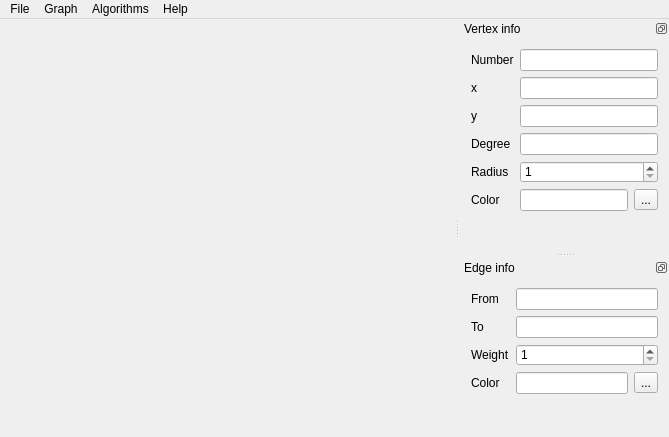
<?xml version="1.0" encoding="UTF-8"?>
<ui version="4.0">
 <class>MainWindow</class>
 <widget class="QMainWindow" name="MainWindow">
  <property name="geometry">
   <rect>
    <x>0</x>
    <y>0</y>
    <width>669</width>
    <height>437</height>
   </rect>
  </property>
  <property name="windowTitle">
   <string>Graph Builder</string>
  </property>
  <property name="windowIcon">
   <iconset resource="Resourses/resourses.qrc">
    <normaloff>:/icons/Main.png</normaloff>:/icons/Main.png</iconset>
  </property>
  <property name="styleSheet">
   <string notr="true">selection-background-color: rgb(0, 144, 0);</string>
  </property>
  <property name="documentMode">
   <bool>true</bool>
  </property>
  <property name="dockOptions">
   <set>QMainWindow::AllowTabbedDocks|QMainWindow::AnimatedDocks|QMainWindow::VerticalTabs</set>
  </property>
  <widget class="QWidget" name="centralWidget"/>
  <widget class="QMenuBar" name="menuBar">
   <property name="geometry">
    <rect>
     <x>0</x>
     <y>0</y>
     <width>669</width>
     <height>26</height>
    </rect>
   </property>
   <widget class="QMenu" name="menuFile">
    <property name="title">
     <string>File</string>
    </property>
    <addaction name="actionOpen"/>
    <addaction name="actionSave"/>
    <addaction name="actionSave_As"/>
    <addaction name="separator"/>
    <addaction name="actionOptions"/>
    <addaction name="separator"/>
    <addaction name="actionQuit"/>
   </widget>
   <widget class="QMenu" name="menuAbout">
    <property name="title">
     <string>Help</string>
    </property>
    <addaction name="actionAbout"/>
    <addaction name="actionAbout_Qt"/>
   </widget>
   <widget class="QMenu" name="menuGraph">
    <property name="title">
     <string>Graph</string>
    </property>
    <addaction name="actionDock_visible"/>
    <addaction name="actionRib_info"/>
    <addaction name="separator"/>
    <addaction name="actionOriented"/>
    <addaction name="actionClear"/>
   </widget>
   <widget class="QMenu" name="menuAlgorithms">
    <property name="title">
     <string>Algorithms</string>
    </property>
    <widget class="QMenu" name="menuChange_algorithm">
     <property name="title">
      <string>Change algorithm</string>
     </property>
     <addaction name="actionBFS"/>
     <addaction name="actionDFS"/>
     <addaction name="actionDijkstra"/>
     <addaction name="actionMinOstP"/>
     <addaction name="actionMinOstK"/>
    </widget>
    <addaction name="actionRun_algorithm"/>
    <addaction name="menuChange_algorithm"/>
   </widget>
   <addaction name="menuFile"/>
   <addaction name="menuGraph"/>
   <addaction name="menuAlgorithms"/>
   <addaction name="menuAbout"/>
  </widget>
  <widget class="QDockWidget" name="VertexDockWidget">
   <property name="features">
    <set>QDockWidget::DockWidgetFloatable|QDockWidget::DockWidgetMovable</set>
   </property>
   <property name="windowTitle">
    <string>Vertex info</string>
   </property>
   <attribute name="dockWidgetArea">
    <number>2</number>
   </attribute>
   <widget class="QWidget" name="dockWidgetContents">
    <layout class="QGridLayout" name="gridLayout">
     <item row="2" column="1">
      <widget class="QLineEdit" name="VYLineEdit">
       <property name="readOnly">
        <bool>true</bool>
       </property>
      </widget>
     </item>
     <item row="4" column="1">
      <widget class="QSpinBox" name="VRadiusSpinBox">
       <property name="minimum">
        <number>1</number>
       </property>
       <property name="maximum">
        <number>1000</number>
       </property>
      </widget>
     </item>
     <item row="0" column="0">
      <widget class="QLabel" name="label">
       <property name="text">
        <string>Number</string>
       </property>
      </widget>
     </item>
     <item row="1" column="1">
      <widget class="QLineEdit" name="VXLineEdit">
       <property name="readOnly">
        <bool>true</bool>
       </property>
      </widget>
     </item>
     <item row="2" column="0">
      <widget class="QLabel" name="label_3">
       <property name="text">
        <string>y</string>
       </property>
      </widget>
     </item>
     <item row="4" column="0">
      <widget class="QLabel" name="label_4">
       <property name="text">
        <string>Radius</string>
       </property>
      </widget>
     </item>
     <item row="6" column="1">
      <layout class="QHBoxLayout" name="horizontalLayout">
       <item>
        <widget class="QLineEdit" name="VColorLineEdit">
         <property name="readOnly">
          <bool>true</bool>
         </property>
        </widget>
       </item>
       <item>
        <widget class="QToolButton" name="VColorToolButton">
         <property name="text">
          <string>...</string>
         </property>
        </widget>
       </item>
      </layout>
     </item>
     <item row="7" column="1">
      <spacer name="verticalSpacer">
       <property name="orientation">
        <enum>Qt::Vertical</enum>
       </property>
       <property name="sizeHint" stdset="0">
        <size>
         <width>20</width>
         <height>40</height>
        </size>
       </property>
      </spacer>
     </item>
     <item row="0" column="1">
      <widget class="QLineEdit" name="VNumberLineEdit">
       <property name="readOnly">
        <bool>true</bool>
       </property>
      </widget>
     </item>
     <item row="1" column="0">
      <widget class="QLabel" name="label_2">
       <property name="text">
        <string>x</string>
       </property>
      </widget>
     </item>
     <item row="6" column="0">
      <widget class="QLabel" name="label_6">
       <property name="text">
        <string>Color</string>
       </property>
      </widget>
     </item>
     <item row="3" column="1">
      <widget class="QLineEdit" name="VDegreeLineEdit">
       <property name="readOnly">
        <bool>true</bool>
       </property>
      </widget>
     </item>
     <item row="3" column="0">
      <widget class="QLabel" name="label_5">
       <property name="text">
        <string>Degree</string>
       </property>
      </widget>
     </item>
    </layout>
   </widget>
  </widget>
  <widget class="QDockWidget" name="RibDockWidget">
   <property name="features">
    <set>QDockWidget::DockWidgetFloatable|QDockWidget::DockWidgetMovable</set>
   </property>
   <property name="windowTitle">
    <string>Edge info</string>
   </property>
   <attribute name="dockWidgetArea">
    <number>2</number>
   </attribute>
   <widget class="QWidget" name="dockWidgetContents_2">
    <layout class="QGridLayout" name="gridLayout_2">
     <item row="1" column="0">
      <widget class="QLabel" name="label_8">
       <property name="text">
        <string>To</string>
       </property>
      </widget>
     </item>
     <item row="1" column="1">
      <widget class="QLineEdit" name="RToLineEdit"/>
     </item>
     <item row="2" column="0">
      <widget class="QLabel" name="label_9">
       <property name="text">
        <string>Weight</string>
       </property>
      </widget>
     </item>
     <item row="2" column="1">
      <widget class="QSpinBox" name="RWeightSpinBox">
       <property name="minimum">
        <number>1</number>
       </property>
       <property name="maximum">
        <number>1000</number>
       </property>
      </widget>
     </item>
     <item row="3" column="0">
      <widget class="QLabel" name="label_10">
       <property name="text">
        <string>Color</string>
       </property>
      </widget>
     </item>
     <item row="3" column="1">
      <layout class="QHBoxLayout" name="horizontalLayout_2">
       <item>
        <widget class="QLineEdit" name="RColorLineEdit"/>
       </item>
       <item>
        <widget class="QToolButton" name="RColorToolButton">
         <property name="text">
          <string>...</string>
         </property>
        </widget>
       </item>
      </layout>
     </item>
     <item row="0" column="0">
      <widget class="QLabel" name="label_7">
       <property name="text">
        <string>From</string>
       </property>
      </widget>
     </item>
     <item row="0" column="1">
      <widget class="QLineEdit" name="RFromLineEdit"/>
     </item>
     <item row="4" column="1">
      <spacer name="verticalSpacer_2">
       <property name="orientation">
        <enum>Qt::Vertical</enum>
       </property>
       <property name="sizeHint" stdset="0">
        <size>
         <width>20</width>
         <height>40</height>
        </size>
       </property>
      </spacer>
     </item>
    </layout>
   </widget>
  </widget>
  <action name="actionQuit">
   <property name="text">
    <string>Quit</string>
   </property>
   <property name="menuRole">
    <enum>QAction::QuitRole</enum>
   </property>
  </action>
  <action name="actionOpen">
   <property name="icon">
    <iconset resource="Resourses/resourses.qrc">
     <normaloff>:/functional/Open.png</normaloff>:/functional/Open.png</iconset>
   </property>
   <property name="text">
    <string>Open</string>
   </property>
   <property name="shortcut">
    <string>Ctrl+O</string>
   </property>
  </action>
  <action name="actionSave">
   <property name="icon">
    <iconset resource="Resourses/resourses.qrc">
     <normaloff>:/functional/Save.png</normaloff>:/functional/Save.png</iconset>
   </property>
   <property name="text">
    <string>Save</string>
   </property>
   <property name="shortcut">
    <string>Ctrl+S</string>
   </property>
  </action>
  <action name="actionSave_As">
   <property name="icon">
    <iconset resource="Resourses/resourses.qrc">
     <normaloff>:/functional/Save.png</normaloff>:/functional/Save.png</iconset>
   </property>
   <property name="text">
    <string>Save As</string>
   </property>
  </action>
  <action name="actionAbout">
   <property name="text">
    <string>About</string>
   </property>
   <property name="menuRole">
    <enum>QAction::AboutRole</enum>
   </property>
  </action>
  <action name="actionAbout_Qt">
   <property name="text">
    <string>About Qt</string>
   </property>
   <property name="menuRole">
    <enum>QAction::AboutQtRole</enum>
   </property>
  </action>
  <action name="actionOptions">
   <property name="icon">
    <iconset resource="Resourses/resourses.qrc">
     <normaloff>:/functional/Properties.png</normaloff>:/functional/Properties.png</iconset>
   </property>
   <property name="text">
    <string>Options</string>
   </property>
   <property name="shortcut">
    <string>Ctrl+P</string>
   </property>
   <property name="menuRole">
    <enum>QAction::PreferencesRole</enum>
   </property>
  </action>
  <action name="actionDock_visible">
   <property name="checkable">
    <bool>true</bool>
   </property>
   <property name="text">
    <string>Vertex info</string>
   </property>
  </action>
  <action name="actionRun_algorithm">
   <property name="text">
    <string>Run algorithm</string>
   </property>
   <property name="shortcut">
    <string>Ctrl+R</string>
   </property>
  </action>
  <action name="actionClear">
   <property name="text">
    <string>Clear</string>
   </property>
  </action>
  <action name="actionOriented">
   <property name="checkable">
    <bool>true</bool>
   </property>
   <property name="text">
    <string>Oriented</string>
   </property>
  </action>
  <action name="actionRib_info">
   <property name="checkable">
    <bool>true</bool>
   </property>
   <property name="text">
    <string>Rib info</string>
   </property>
  </action>
  <action name="actionBFS">
   <property name="checkable">
    <bool>true</bool>
   </property>
   <property name="text">
    <string>BFS</string>
   </property>
  </action>
  <action name="actionDFS">
   <property name="checkable">
    <bool>true</bool>
   </property>
   <property name="text">
    <string>DFS</string>
   </property>
  </action>
  <action name="actionDijkstra">
   <property name="checkable">
    <bool>true</bool>
   </property>
   <property name="text">
    <string>Dijkstra</string>
   </property>
  </action>
  <action name="actionMinOstP">
   <property name="checkable">
    <bool>true</bool>
   </property>
   <property name="text">
    <string>Minimum spanning tree (Prim)</string>
   </property>
  </action>
  <action name="actionMinOstK">
   <property name="checkable">
    <bool>true</bool>
   </property>
   <property name="text">
    <string>Minimum spanning tree (Kruskal)</string>
   </property>
  </action>
 </widget>
 <layoutdefault spacing="6" margin="11"/>
 <resources>
  <include location="Resourses/resourses.qrc"/>
 </resources>
 <connections>
  <connection>
   <sender>actionQuit</sender>
   <signal>triggered()</signal>
   <receiver>MainWindow</receiver>
   <slot>close()</slot>
   <hints>
    <hint type="sourcelabel">
     <x>-1</x>
     <y>-1</y>
    </hint>
    <hint type="destinationlabel">
     <x>218</x>
     <y>168</y>
    </hint>
   </hints>
  </connection>
 </connections>
</ui>
